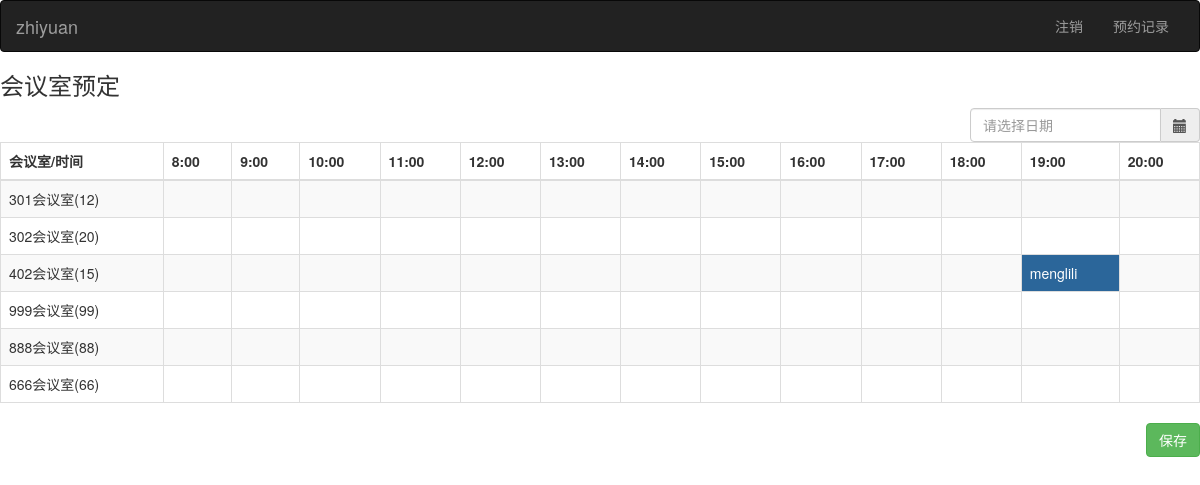
Screenshot of /index/ (signed in) with the database file from the repository.
### app01/models.py (models this page shows)
class UserInfo(AbstractUser):
    phone = models.CharField(max_length=32, default='13613726612')
    sex_choice = (
        (1, '男'),
        (2, '女')
    )
    sex = models.IntegerField(choices=sex_choice,default=1)
    email = models.EmailField(max_length=32)

### app01/views.py (the view)
# urls.py: url(r'^index/', views.index),
def index(request):
    user = request.session.get('user')
    if not user:
        return redirect('/login/')
    date = datetime.datetime.now().date()
    book_date = request.GET.get("book_date", date)
    time_choices = Book.time_choices
    room_list = Room.objects.all()
    book_list = Book.objects.filter(date=book_date)
    htmls = ""
    for room in room_list:
        htmls += "<tr><td>{}({})</td>".format(room.caption, room.num)
        for time_choice in time_choices:
            book = None
            flag = False
            for book in book_list:
                if book.room.pk == room.pk and book.time_id == time_choice[0]:
                    flag = True
                    break
            if flag:
                if request.user.pk == book.user.pk:
                     htmls += "<td class='active item'  room_id={} time_id={}>{}</td>".format(room.pk, time_choice[0], '已约满')
                else:
                     htmls += "<td class='another_active item'  room_id={} time_id={}>{}</td>".format(room.pk, time_choice[0], book.user.username)
            else:
                 htmls += "<td room_id={} time_id={} class='item'></td>".format(room.pk, time_choice[0])
        htmls += "</tr>"
    return render(request, "index.html", locals())

### templates/index.html (shortened to what this page needs)
<!DOCTYPE html>
<html lang="zh-CN">
<head>
 <link rel="stylesheet" href="/static/bootstrap/css/bootstrap.css">
</head>
<body>
{% include 'demo.html' %}
<h3>会议室预定</h3>
<div class="calender pull-right">
      <div class='input-group' style="width: 230px;">
            <input type='text' class="form-control" id='datetimepicker11' placeholder="请选择日期"/>
            <span class="input-group-addon">
                <span class="glyphicon glyphicon-calendar">
                </span>
            </span>
      </div>
</div>
<table class="table table-bordered table-striped">
    <thead>
       <tr>
             <th>会议室/时间</th>
              {% for time_choice in time_choices %}
              <th>{{ time_choice.1 }}</th>
              {% endfor %}
       </tr>
    </thead>
<tbody>
     {{ htmls|safe }}
</tbody>
</table>
<button class="btn btn-success pull-right keep">保存</button>
</body>
</html>

### templates/demo.html
<nav class="navbar navbar-inverse">
     <div class="container-fluid">
    <div class="navbar-header">
      <a class="navbar-brand" href="#">{{ request.user }}</a>
    </div>
    <div class="collapse navbar-collapse" id="bs-example-navbar-collapse-1">
      <ul class="nav navbar-nav navbar-right">
        <li><a href="/logout/">注销</a></li>
        <li><a href="/mybook/">预约记录</a></li>
      </ul>
    </div>
  </div>
</nav>

### templates/index.html (style rules this page uses)
.another_active { background-color: #2b669a; color: white; }

### rows the page displays
UserInfo: user "zhiyuan"
UserInfo: username "301会议室(12) 302会议室(20) 402会议室(15) menglili 999会议室(99) 888会议室(88) 666会议室(66)"

### other values shown
{{ time_choice.1 }} "8:00" "9:00" "10:00" "11:00" "12:00" "13:00" "14:00" "15:00" "16:00" "17:00" "18:00" "19:00" "20:00"
